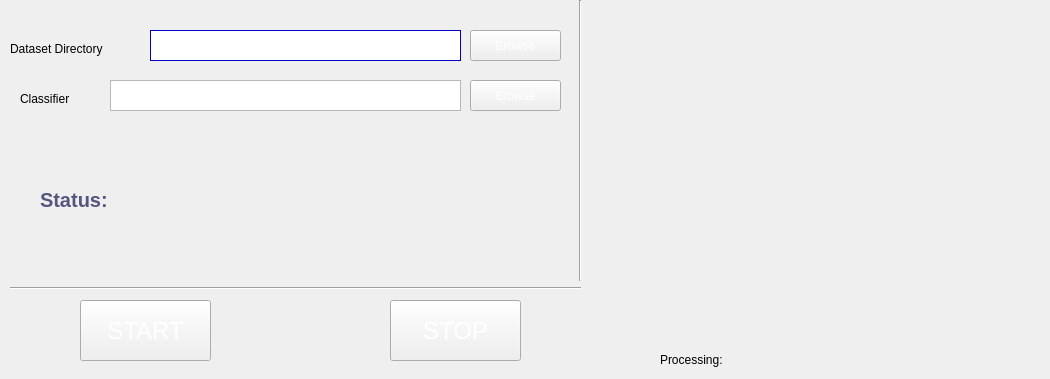
    <widget class="QWidget" name="tab_3">
     <attribute name="title">
      <string>Train Face Recognizer</string>
     </attribute>
     <widget class="QTextEdit" name="teFaceTrainerDataset">
      <property name="geometry">
       <rect>
        <x>150</x>
        <y>30</y>
        <width>311</width>
        <height>31</height>
       </rect>
      </property>
      <property name="palette">
       <palette>
        <active>
         <colorrole role="WindowText">
          <brush brushstyle="SolidPattern">
           <color alpha="255">
            <red>0</red>
            <green>0</green>
            <blue>0</blue>
           </color>
          </brush>
         </colorrole>
         <colorrole role="Button">
          <brush brushstyle="SolidPattern">
           <color alpha="255">
            <red>0</red>
            <green>0</green>
            <blue>255</blue>
           </color>
          </brush>
         </colorrole>
         <colorrole role="Light">
          <brush brushstyle="SolidPattern">
           <color alpha="255">
            <red>127</red>
            <green>127</green>
            <blue>255</blue>
           </color>
          </brush>
         </colorrole>
         <colorrole role="Midlight">
          <brush brushstyle="SolidPattern">
           <color alpha="255">
            <red>63</red>
            <green>63</green>
            <blue>255</blue>
           </color>
          </brush>
         </colorrole>
         <colorrole role="Dark">
          <brush brushstyle="SolidPattern">
           <color alpha="255">
            <red>0</red>
            <green>0</green>
            <blue>127</blue>
           </color>
          </brush>
         </colorrole>
         <colorrole role="Mid">
          <brush brushstyle="SolidPattern">
           <color alpha="255">
            <red>0</red>
            <green>0</green>
            <blue>170</blue>
           </color>
          </brush>
         </colorrole>
         <colorrole role="Text">
          <brush brushstyle="SolidPattern">
           <color alpha="255">
            <red>0</red>
            <green>0</green>
            <blue>0</blue>
           </color>
          </brush>
         </colorrole>
         <colorrole role="BrightText">
          <brush brushstyle="SolidPattern">
           <color alpha="255">
            <red>255</red>
            <green>255</green>
            <blue>255</blue>
           </color>
          </brush>
         </colorrole>
         <colorrole role="ButtonText">
          <brush brushstyle="SolidPattern">
           <color alpha="255">
            <red>0</red>
            <green>0</green>
            <blue>0</blue>
           </color>
          </brush>
         </colorrole>
         <colorrole role="Base">
          <brush brushstyle="SolidPattern">
           <color alpha="255">
            <red>255</red>
            <green>255</green>
            <blue>255</blue>
           </color>
          </brush>
         </colorrole>
         <colorrole role="Window">
          <brush brushstyle="SolidPattern">
           <color alpha="255">
            <red>0</red>
            <green>0</green>
            <blue>255</blue>
           </color>
          </brush>
         </colorrole>
         <colorrole role="Shadow">
          <brush brushstyle="SolidPattern">
           <color alpha="255">
            <red>0</red>
            <green>0</green>
            <blue>0</blue>
           </color>
          </brush>
         </colorrole>
         <colorrole role="AlternateBase">
          <brush brushstyle="SolidPattern">
           <color alpha="255">
            <red>127</red>
            <green>127</green>
            <blue>255</blue>
           </color>
          </brush>
         </colorrole>
         <colorrole role="ToolTipBase">
          <brush brushstyle="SolidPattern">
           <color alpha="255">
            <red>255</red>
            <green>255</green>
            <blue>220</blue>
           </color>
          </brush>
         </colorrole>
         <colorrole role="ToolTipText">
          <brush brushstyle="SolidPattern">
           <color alpha="255">
            <red>0</red>
            <green>0</green>
            <blue>0</blue>
           </color>
          </brush>
         </colorrole>
        </active>
        <inactive>
         <colorrole role="WindowText">
          <brush brushstyle="SolidPattern">
           <color alpha="255">
            <red>0</red>
            <green>0</green>
            <blue>0</blue>
           </color>
          </brush>
         </colorrole>
         <colorrole role="Button">
          <brush brushstyle="SolidPattern">
           <color alpha="255">
            <red>0</red>
            <green>0</green>
            <blue>255</blue>
           </color>
          </brush>
         </colorrole>
         <colorrole role="Light">
          <brush brushstyle="SolidPattern">
           <color alpha="255">
            <red>127</red>
            <green>127</green>
            <blue>255</blue>
           </color>
          </brush>
         </colorrole>
         <colorrole role="Midlight">
          <brush brushstyle="SolidPattern">
           <color alpha="255">
            <red>63</red>
            <green>63</green>
            <blue>255</blue>
           </color>
          </brush>
         </colorrole>
         <colorrole role="Dark">
          <brush brushstyle="SolidPattern">
           <color alpha="255">
            <red>0</red>
            <green>0</green>
            <blue>127</blue>
           </color>
          </brush>
         </colorrole>
         <colorrole role="Mid">
          <brush brushstyle="SolidPattern">
           <color alpha="255">
            <red>0</red>
            <green>0</green>
            <blue>170</blue>
           </color>
          </brush>
         </colorrole>
         <colorrole role="Text">
          <brush brushstyle="SolidPattern">
           <color alpha="255">
            <red>0</red>
            <green>0</green>
            <blue>0</blue>
           </color>
          </brush>
         </colorrole>
         <colorrole role="BrightText">
          <brush brushstyle="SolidPattern">
           <color alpha="255">
            <red>255</red>
            <green>255</green>
            <blue>255</blue>
           </color>
          </brush>
         </colorrole>
         <colorrole role="ButtonText">
          <brush brushstyle="SolidPattern">
           <color alpha="255">
            <red>0</red>
            <green>0</green>
            <blue>0</blue>
           </color>
          </brush>
         </colorrole>
         <colorrole role="Base">
          <brush brushstyle="SolidPattern">
           <color alpha="255">
            <red>255</red>
            <green>255</green>
            <blue>255</blue>
           </color>
          </brush>
         </colorrole>
         <colorrole role="Window">
          <brush brushstyle="SolidPattern">
           <color alpha="255">
            <red>0</red>
            <green>0</green>
            <blue>255</blue>
           </color>
          </brush>
         </colorrole>
         <colorrole role="Shadow">
          <brush brushstyle="SolidPattern">
           <color alpha="255">
            <red>0</red>
            <green>0</green>
            <blue>0</blue>
           </color>
          </brush>
         </colorrole>
         <colorrole role="AlternateBase">
          <brush brushstyle="SolidPattern">
           <color alpha="255">
            <red>127</red>
            <green>127</green>
            <blue>255</blue>
           </color>
          </brush>
         </colorrole>
         <colorrole role="ToolTipBase">
          <brush brushstyle="SolidPattern">
           <color alpha="255">
            <red>255</red>
            <green>255</green>
            <blue>220</blue>
           </color>
          </brush>
         </colorrole>
         <colorrole role="ToolTipText">
          <brush brushstyle="SolidPattern">
           <color alpha="255">
            <red>0</red>
            <green>0</green>
            <blue>0</blue>
           </color>
          </brush>
         </colorrole>
        </inactive>
        <disabled>
         <colorrole role="WindowText">
          <brush brushstyle="SolidPattern">
           <color alpha="255">
            <red>0</red>
            <green>0</green>
            <blue>127</blue>
           </color>
          </brush>
         </colorrole>
         <colorrole role="Button">
          <brush brushstyle="SolidPattern">
           <color alpha="255">
            <red>0</red>
            <green>0</green>
            <blue>255</blue>
           </color>
          </brush>
         </colorrole>
         <colorrole role="Light">
          <brush brushstyle="SolidPattern">
           <color alpha="255">
            <red>127</red>
            <green>127</green>
            <blue>255</blue>
           </color>
          </brush>
         </colorrole>
         <colorrole role="Midlight">
          <brush brushstyle="SolidPattern">
           <color alpha="255">
            <red>63</red>
            <green>63</green>
            <blue>255</blue>
           </color>
          </brush>
         </colorrole>
         <colorrole role="Dark">
          <brush brushstyle="SolidPattern">
           <color alpha="255">
            <red>0</red>
            <green>0</green>
            <blue>127</blue>
           </color>
          </brush>
         </colorrole>
         <colorrole role="Mid">
          <brush brushstyle="SolidPattern">
           <color alpha="255">
            <red>0</red>
            <green>0</green>
            <blue>170</blue>
           </color>
          </brush>
         </colorrole>
         <colorrole role="Text">
          <brush brushstyle="SolidPattern">
           <color alpha="255">
            <red>0</red>
            <green>0</green>
            <blue>127</blue>
           </color>
          </brush>
         </colorrole>
         <colorrole role="BrightText">
          <brush brushstyle="SolidPattern">
           <color alpha="255">
            <red>255</red>
            <green>255</green>
            <blue>255</blue>
           </color>
          </brush>
         </colorrole>
         <colorrole role="ButtonText">
          <brush brushstyle="SolidPattern">
           <color alpha="255">
            <red>0</red>
            <green>0</green>
            <blue>127</blue>
           </color>
          </brush>
         </colorrole>
         <colorrole role="Base">
          <brush brushstyle="SolidPattern">
           <color alpha="255">
            <red>0</red>
            <green>0</green>
            <blue>255</blue>
           </color>
          </brush>
         </colorrole>
         <colorrole role="Window">
          <brush brushstyle="SolidPattern">
           <color alpha="255">
            <red>0</red>
            <green>0</green>
            <blue>255</blue>
           </color>
          </brush>
         </colorrole>
         <colorrole role="Shadow">
          <brush brushstyle="SolidPattern">
           <color alpha="255">
            <red>0</red>
            <green>0</green>
            <blue>0</blue>
           </color>
          </brush>
         </colorrole>
         <colorrole role="AlternateBase">
          <brush brushstyle="SolidPattern">
           <color alpha="255">
            <red>0</red>
            <green>0</green>
            <blue>255</blue>
           </color>
          </brush>
         </colorrole>
         <colorrole role="ToolTipBase">
          <brush brushstyle="SolidPattern">
           <color alpha="255">
            <red>255</red>
            <green>255</green>
            <blue>220</blue>
           </color>
          </brush>
         </colorrole>
         <colorrole role="ToolTipText">
          <brush brushstyle="SolidPattern">
           <color alpha="255">
            <red>0</red>
            <green>0</green>
            <blue>0</blue>
           </color>
          </brush>
         </colorrole>
        </disabled>
       </palette>
      </property>
     </widget>
     <widget class="QPushButton" name="btnBrowseDatasetForFaceTrainer">
      <property name="geometry">
       <rect>
        <x>470</x>
        <y>30</y>
        <width>91</width>
        <height>31</height>
       </rect>
      </property>
      <property name="palette">
       <palette>
        <active>
         <colorrole role="ButtonText">
          <brush brushstyle="SolidPattern">
           <color alpha="255">
            <red>255</red>
            <green>255</green>
            <blue>255</blue>
           </color>
          </brush>
         </colorrole>
        </active>
        <inactive>
         <colorrole role="ButtonText">
          <brush brushstyle="SolidPattern">
           <color alpha="255">
            <red>255</red>
            <green>255</green>
            <blue>255</blue>
           </color>
          </brush>
         </colorrole>
        </inactive>
        <disabled>
         <colorrole role="ButtonText">
          <brush brushstyle="SolidPattern">
           <color alpha="255">
            <red>85</red>
            <green>127</green>
            <blue>127</blue>
           </color>
          </brush>
         </colorrole>
        </disabled>
       </palette>
      </property>
      <property name="text">
       <string>Browse</string>
      </property>
     </widget>
     <widget class="QLabel" name="label_3">
      <property name="geometry">
       <rect>
        <x>10</x>
        <y>40</y>
        <width>131</width>
        <height>17</height>
       </rect>
      </property>
      <property name="text">
       <string>Dataset Directory</string>
      </property>
     </widget>
     <widget class="QPushButton" name="btnStartFaceTrainer">
      <property name="geometry">
       <rect>
        <x>80</x>
        <y>300</y>
        <width>131</width>
        <height>61</height>
       </rect>
      </property>
      <property name="palette">
       <palette>
        <active>
         <colorrole role="ButtonText">
          <brush brushstyle="SolidPattern">
           <color alpha="255">
            <red>255</red>
            <green>255</green>
            <blue>255</blue>
           </color>
          </brush>
         </colorrole>
        </active>
        <inactive>
         <colorrole role="ButtonText">
          <brush brushstyle="SolidPattern">
           <color alpha="255">
            <red>255</red>
            <green>255</green>
            <blue>255</blue>
           </color>
          </brush>
         </colorrole>
        </inactive>
        <disabled>
         <colorrole role="ButtonText">
          <brush brushstyle="SolidPattern">
           <color alpha="255">
            <red>85</red>
            <green>127</green>
            <blue>127</blue>
           </color>
          </brush>
         </colorrole>
        </disabled>
       </palette>
      </property>
      <property name="font">
       <font>
        <pointsize>18</pointsize>
       </font>
      </property>
      <property name="text">
       <string>START</string>
      </property>
     </widget>
     <widget class="QPushButton" name="pushButton_4">
      <property name="geometry">
       <rect>
        <x>390</x>
        <y>300</y>
        <width>131</width>
        <height>61</height>
       </rect>
      </property>
      <property name="palette">
       <palette>
        <active>
         <colorrole role="ButtonText">
          <brush brushstyle="SolidPattern">
           <color alpha="255">
            <red>255</red>
            <green>255</green>
            <blue>255</blue>
           </color>
          </brush>
         </colorrole>
        </active>
        <inactive>
         <colorrole role="ButtonText">
          <brush brushstyle="SolidPattern">
           <color alpha="255">
            <red>255</red>
            <green>255</green>
            <blue>255</blue>
           </color>
          </brush>
         </colorrole>
        </inactive>
        <disabled>
         <colorrole role="ButtonText">
          <brush brushstyle="SolidPattern">
           <color alpha="255">
            <red>85</red>
            <green>127</green>
            <blue>127</blue>
           </color>
          </brush>
         </colorrole>
        </disabled>
       </palette>
      </property>
      <property name="font">
       <font>
        <pointsize>18</pointsize>
       </font>
      </property>
      <property name="text">
       <string>STOP</string>
      </property>
     </widget>
     <widget class="Line" name="line_6">
      <property name="geometry">
       <rect>
        <x>10</x>
        <y>280</y>
        <width>571</width>
        <height>16</height>
       </rect>
      </property>
      <property name="orientation">
       <enum>Qt::Horizontal</enum>
      </property>
     </widget>
     <widget class="Line" name="line_13">
      <property name="geometry">
       <rect>
        <x>570</x>
        <y>0</y>
        <width>20</width>
        <height>281</height>
       </rect>
      </property>
      <property name="orientation">
       <enum>Qt::Vertical</enum>
      </property>
     </widget>
     <widget class="QLabel" name="lblFaceTrainerCurImg">
      <property name="geometry">
       <rect>
        <x>660</x>
        <y>350</y>
        <width>381</width>
        <height>20</height>
       </rect>
      </property>
      <property name="text">
       <string>Processing: </string>
      </property>
     </widget>
     <widget class="QLabel" name="label_14">
      <property name="geometry">
       <rect>
        <x>20</x>
        <y>90</y>
        <width>68</width>
        <height>17</height>
       </rect>
      </property>
      <property name="text">
       <string>Classifier</string>
      </property>
     </widget>
     <widget class="QTextEdit" name="teFaceTrainerClassifier">
      <property name="geometry">
       <rect>
        <x>110</x>
        <y>80</y>
        <width>351</width>
        <height>31</height>
       </rect>
      </property>
      <property name="palette">
       <palette>
        <active>
         <colorrole role="Text">
          <brush brushstyle="SolidPattern">
           <color alpha="255">
            <red>0</red>
            <green>0</green>
            <blue>0</blue>
           </color>
          </brush>
         </colorrole>
         <colorrole role="HighlightedText">
          <brush brushstyle="SolidPattern">
           <color alpha="255">
            <red>0</red>
            <green>0</green>
            <blue>255</blue>
           </color>
          </brush>
         </colorrole>
        </active>
        <inactive>
         <colorrole role="Text">
          <brush brushstyle="SolidPattern">
           <color alpha="255">
            <red>0</red>
            <green>0</green>
            <blue>0</blue>
           </color>
          </brush>
         </colorrole>
         <colorrole role="HighlightedText">
          <brush brushstyle="SolidPattern">
           <color alpha="255">
            <red>0</red>
            <green>0</green>
            <blue>255</blue>
           </color>
          </brush>
         </colorrole>
        </inactive>
        <disabled>
         <colorrole role="Text">
          <brush brushstyle="SolidPattern">
           <color alpha="255">
            <red>85</red>
            <green>127</green>
            <blue>127</blue>
           </color>
          </brush>
         </colorrole>
         <colorrole role="HighlightedText">
          <brush brushstyle="SolidPattern">
           <color alpha="255">
            <red>0</red>
            <green>0</green>
            <blue>255</blue>
           </color>
          </brush>
         </colorrole>
        </disabled>
       </palette>
      </property>
     </widget>
     <widget class="QPushButton" name="btnBrowseClassifierForFaceTrainer">
      <property name="geometry">
       <rect>
        <x>470</x>
        <y>80</y>
        <width>91</width>
        <height>31</height>
       </rect>
      </property>
      <property name="palette">
       <palette>
        <active>
         <colorrole role="ButtonText">
          <brush brushstyle="SolidPattern">
           <color alpha="255">
            <red>255</red>
            <green>255</green>
            <blue>255</blue>
           </color>
          </brush>
         </colorrole>
        </active>
        <inactive>
         <colorrole role="ButtonText">
          <brush brushstyle="SolidPattern">
           <color alpha="255">
            <red>255</red>
            <green>255</green>
            <blue>255</blue>
           </color>
          </brush>
         </colorrole>
        </inactive>
        <disabled>
         <colorrole role="ButtonText">
          <brush brushstyle="SolidPattern">
           <color alpha="255">
            <red>85</red>
            <green>127</green>
            <blue>127</blue>
           </color>
          </brush>
         </colorrole>
        </disabled>
       </palette>
      </property>
      <property name="text">
       <string>Browse</string>
      </property>
     </widget>
     <widget class="QLabel" name="lblFaceTrainingStatus">
      <property name="geometry">
       <rect>
        <x>40</x>
        <y>190</y>
        <width>481</width>
        <height>20</height>
       </rect>
      </property>
      <property name="palette">
       <palette>
        <active>
         <colorrole role="WindowText">
          <brush brushstyle="SolidPattern">
           <color alpha="255">
            <red>85</red>
            <green>85</green>
            <blue>127</blue>
           </color>
          </brush>
         </colorrole>
         <colorrole role="Text">
          <brush brushstyle="SolidPattern">
           <color alpha="255">
            <red>85</red>
            <green>85</green>
            <blue>127</blue>
           </color>
          </brush>
         </colorrole>
        </active>
        <inactive>
         <colorrole role="WindowText">
          <brush brushstyle="SolidPattern">
           <color alpha="255">
            <red>85</red>
            <green>85</green>
            <blue>127</blue>
           </color>
          </brush>
         </colorrole>
         <colorrole role="Text">
          <brush brushstyle="SolidPattern">
           <color alpha="255">
            <red>85</red>
            <green>85</green>
            <blue>127</blue>
           </color>
          </brush>
         </colorrole>
        </inactive>
        <disabled>
         <colorrole role="WindowText">
          <brush brushstyle="SolidPattern">
           <color alpha="255">
            <red>85</red>
            <green>127</green>
            <blue>127</blue>
           </color>
          </brush>
         </colorrole>
         <colorrole role="Text">
          <brush brushstyle="SolidPattern">
           <color alpha="255">
            <red>85</red>
            <green>127</green>
            <blue>127</blue>
           </color>
          </brush>
         </colorrole>
        </disabled>
       </palette>
      </property>
      <property name="font">
       <font>
        <pointsize>15</pointsize>
        <weight>75</weight>
        <bold>true</bold>
       </font>
      </property>
      <property name="text">
       <string>Status: </string>
      </property>
     </widget>
     <widget class="QWidget" name="horizontalLayoutWidget_4">
      <property name="geometry">
       <rect>
        <x>590</x>
        <y>10</y>
        <width>421</width>
        <height>331</height>
       </rect>
      </property>
      <layout class="QHBoxLayout" name="hlayoutFaceTrainingImg"/>
     </widget>
    </widget>
